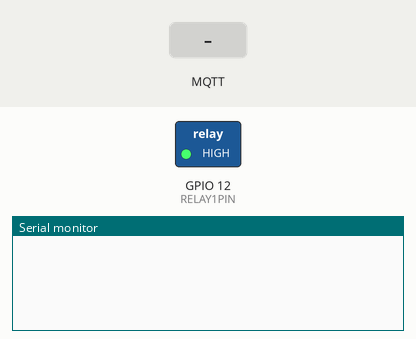
Recording of a sketch running on a simulated ESP8266 (NodeMCU). Shown: switched loads named in the sketch (green lamp = pin HIGH), the last lines printed to the serial monitor. The test bench sets the inputs (shaded band). WiFi joins after 1.5 s; servers stay silent unless stated; no MQTT or app messages arrive unless stated.

Above: at 2.7 s.
2.8 s: MQTT message "1" arrives on the first subscribed topic
At 4.0 s:
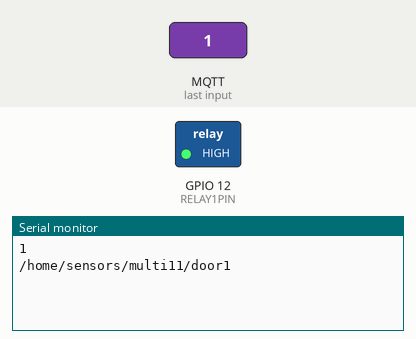
4.3 s: MQTT message "on" arrives on the first subscribed topic
At 5.2 s:
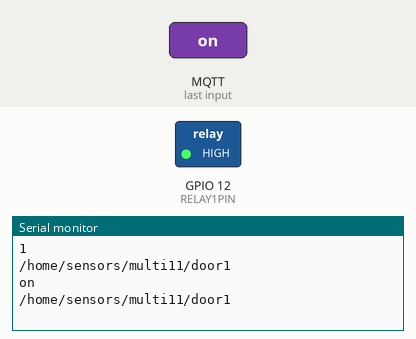
5.8 s: MQTT message "off" arrives on the first subscribed topic
At 6.3 s:
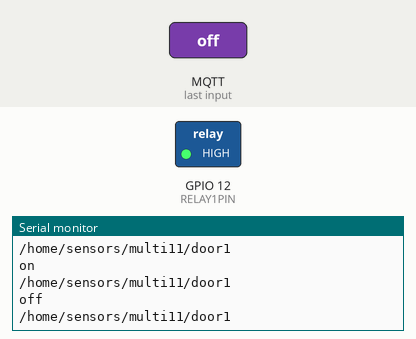

The sketch:

ESP8266Garage.ino
```cpp
#include <ESP8266WiFi.h>
#include <PubSubClient.h>
#include <DNSServer.h>
#include <ESP8266WebServer.h>
#include <WiFiManager.h>

WiFiClient espClient;
PubSubClient client(espClient);

#define RELAY1PIN 12
#define MQTT_SERVER "192.168.1.22"
const char* COMMAND_TOPIC = "/home/sensors/multi11/door1";
const char* STATE_TOPIC = "/home/sensors/multi11/door1/state";
boolean doorOpen = false;

void setup() {
  WiFiManager wifiManager;
  wifiManager.autoConnect("station", "password");

  client.setServer(MQTT_SERVER, 1883);
  client.setCallback(callback);

  pinMode(RELAY1PIN, OUTPUT);
  digitalWrite(RELAY1PIN, HIGH);
  Serial.begin(19200);
}

void callback(char* topic, byte* payload, unsigned int length) {

  payload[length]='\0';
  Serial.println((char *)payload);
  Serial.println(topic);
  if( strcmp(topic, COMMAND_TOPIC) == 0 ) {
    if( (strcmp((char *)payload, "OPEN") == 0) ||
        (strcmp((char *)payload, "CLOSE") == 0)) {
      digitalWrite(12, LOW);
      delay(500);
      digitalWrite(12, HIGH);
      doorOpen = !doorOpen;
      client.publish(STATE_TOPIC,(strcmp((char*)payload, "OPEN"))==0?"OPEN":"CLOSED");
    }
  }
}


void reconnect() {
  // Loop until we're reconnected
  while (!client.connected()) {
    //Serial.print("Attempting MQTT connection...");
    if (client.connect("multi11")) {
      client.subscribe(COMMAND_TOPIC);
    } else {
      Serial.print("failed, rc=");
      Serial.print(client.state());
      Serial.println(" try again in 5 seconds");
      // Wait 5 seconds before retrying
      delay(5000);
    }
  }
}

void loop() {

  if (!client.connected()) {
    reconnect();
  }
  client.loop();

}
```

Measured:
- after the input at 2.8 s, the serial monitor: prints a new line at once (image 1)
- after the input at 4.3 s, the serial monitor: prints a new line at once (image 2)
- after the input at 5.8 s, the serial monitor: prints a new line at once (image 3)
